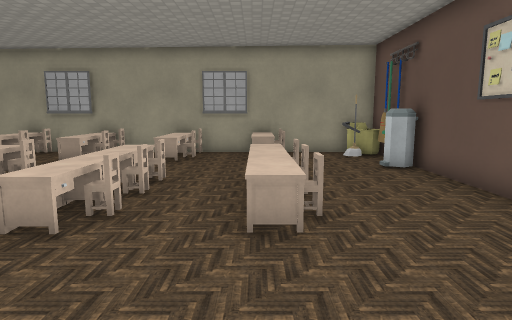
[1] (above)

16 first-person views from a walk through a level from a Godot 3-D game. The camera is 1.5 m above the floor, tilts 8° down and sees 75° across. The floor is counted in squares, 1 m on a side. Each view is taken from the middle of a square. On the plan, view 1 faces up. The plan holds only what a view shows up to about 15 squares ahead; the rest is blank. Some surface patterns are stand-ins.

[2]
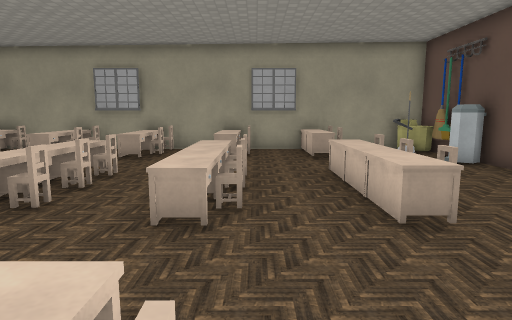

[3]
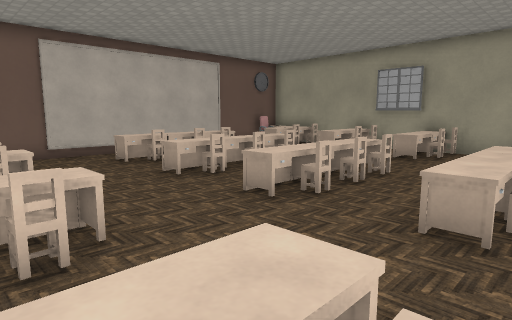

[4]
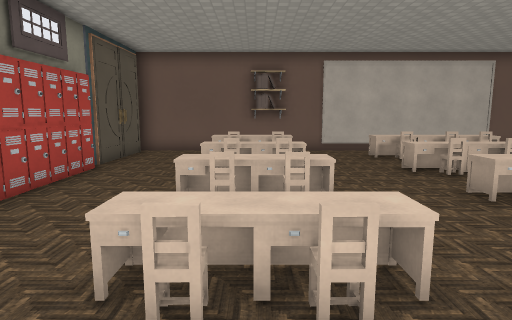

[5]
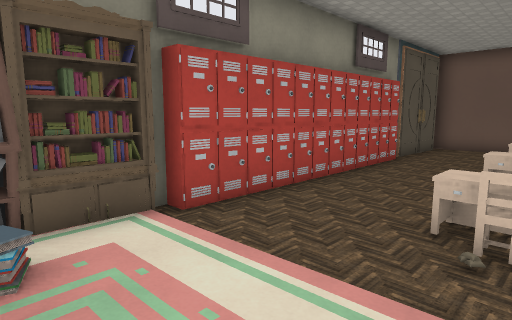

[6]
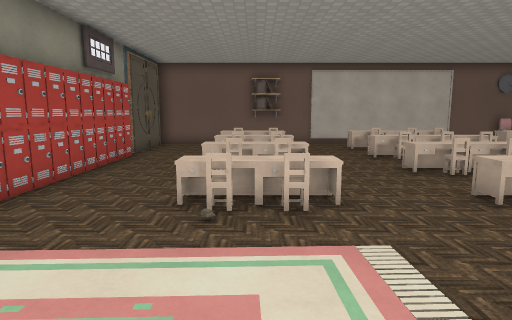

[7]
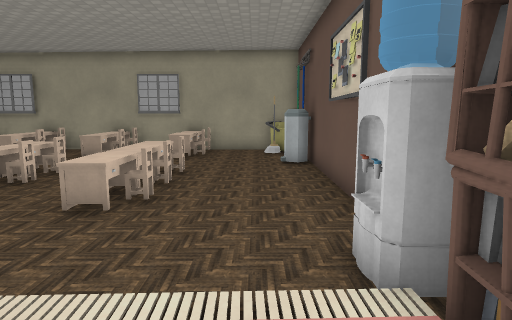

[8]
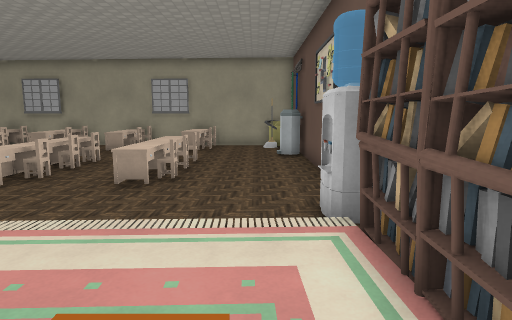

[9]
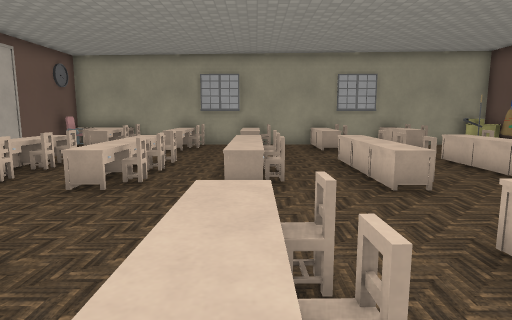

[10]
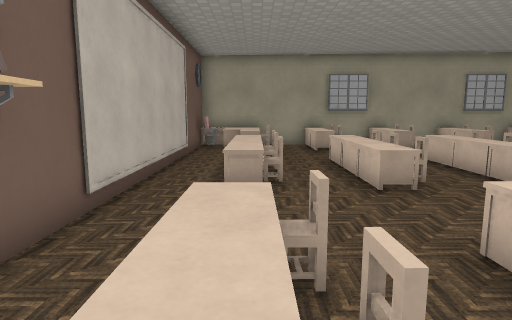

[11]
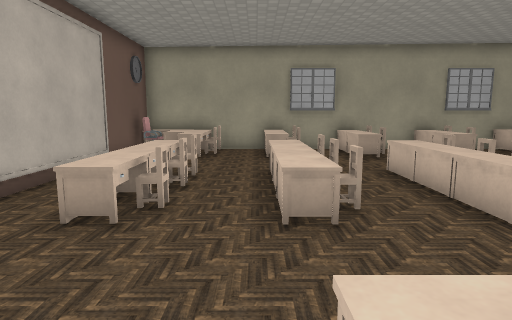

[12]
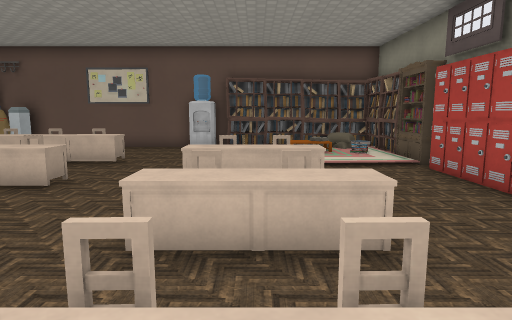

[13]
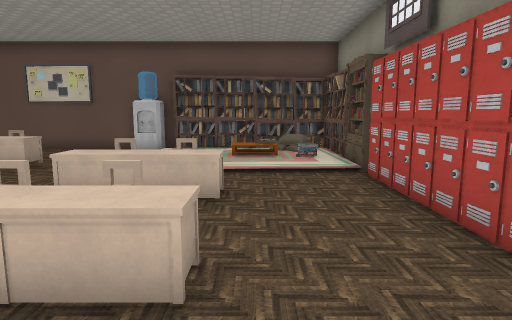

[14]
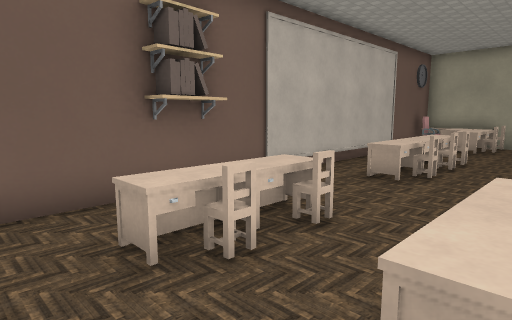

[15]
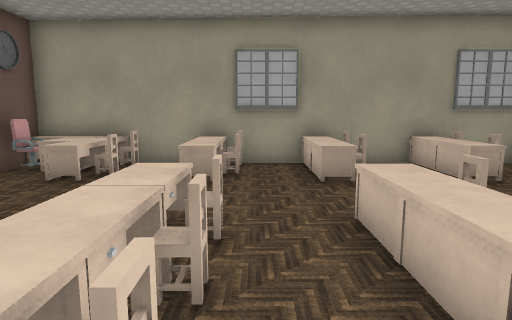

[16]
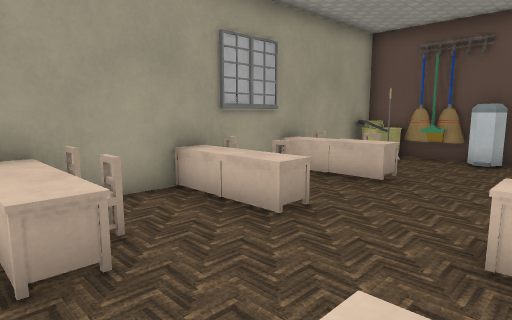

### Floor plan
Points are (right, up) in squares from view 1. A wall is a line through its corners. A room is listed if a view was taken in it or the views show most of it. See-through windows are left out.
Room 1 (views 1, 2, 3, 4, 5, 6, 7, 8, 9, 10, 11, 12, 13, 14, 15, 16)
walls: (-6.7, 13.8) (-8.7, 13.9); (-8.4, 14) (-13.5, 14.1); (-14.1, 0) (-14.6, -0.1); (4.4, 0.4) (4.4, 1.1); (-14.7, 1) (-14.5, -0.1); (4.8, 1.1) (4.8, 10.4); (4.5, 0.1) (4.4, 1.1); (-9.9, -4.8) (-1, -4.7) (-1, -5.3); (4.5, -0.5) (4.7, 1.1) (4.2, 1.1); (4.3, -0.9) (4.4, -0.9); (4.4, -0.8) (4.2, -0.3) (4.4, 0.5) (4.2, 1.2); (1.1, -4.6) (1.6, -4.8); (1.1, -4.7) (4.2, -4.7) (4.4, -2.7); (4.5, -1.5) (4.4, -0.5); (1.2, -4.7) (1.8, -4.6); (4.4, 11.7) (4.5, 12.2); (4.3, -2) (4.5, -1.4) (4.4, -1); (4.4, 11.9) (4.6, 12.4); (4.8, 11.4) (4.8, 13.9) (-7.6, 14); (4.5, 11.9) (4.6, 12.5); (2.1, -4.8) (2.4, -4.9) (3, -4.7); (4.2, -3) (4.5, -0.6); (4.5, -3.1) (4.4, -2.1); (4.5, -3.5) (4.5, -2); (4.2, -4.1) (4.5, -2.8) (4.2, -1.6) (4.4, -0.7) (4.2, 0.8); (4.3, -4.1) (4.2, -3.6); (-14.5, 14.1) (-14.5, -5.1); (4.8, -3.9) (4.8, -2); (-14, -4.8) (-10.4, -4.8); (4.5, -4.6) (4.3, -3.2); (4.2, -5) (4.3, 1.2); (4.5, -5) (4.5, -3.7); (4.7, -4.9) (4.7, 1.1); (4.8, -4.9) (4.8, -4)
ways out: closed door at (-12.5, -5)
objects: chair (-14, 13); desk (-14, 14); desk (-13, 11) to (-12, 12); desk (-13, 13) to (-12, 13); desk (-12, -1); desk (-12, 0) to (-12, 1); desk (-12, 5); desk (-12, 6); desk (-12, 7) to (-12, 8); chair (-11, -1); chair (-11, 1); chair (-11, 5); chair (-11, 7); chair (-11, 8); chair (-11, 12); chair (-11, 14); desk (-9, -1); desk (-9, 0) to (-9, 1); desk (-9, 4) to (-9, 5); desk (-9, 6); desk (-9, 7) to (-9, 8); desk (-9, 11) to (-9, 12); desk (-9, 13); chair (-8, -1); chair (-8, 1); chair (-8, 5); chair (-8, 7); chair (-8, 8); chair (-8, 12); chair (-8, 14); desk (-6, -1); desk (-6, 0) to (-6, 1); desk (-6, 4) to (-6, 5); desk (-6, 6); desk (-6, 7) to (-6, 8); desk (-6, 11) to (-6, 12); desk (-6, 13); chair (-5, -1); chair (-5, 1); chair (-5, 5); chair (-5, 7); chair (-5, 8); chair (-5, 12); chair (-5, 13); desk (-3, -1); desk (-3, 0) to (-3, 1); desk (-3, 4) to (-3, 5); desk (-3, 6); desk (-3, 7) to (-3, 8); desk (-3, 11) to (-3, 12); desk (-3, 13); chair (-2, -1); chair (-2, 1); chair (-2, 5); chair (-2, 7); chair (-2, 8); chair (-2, 12); chair (-2, 13); bookshelf (0, -5); desk (0, 4) to (0, 5); desk (0, 6) to (0, 7); desk (0, 8); desk (0, 11) to (0, 12); desk (0, 13); chair (1, 5); chair (1, 7); chair (1, 8); chair (1, 12); other object (1, 13); water cooler (4, 2); bin (4, 10); bucket (4, 13)

Positions as (right, up) in squares from view 1, and headings:
1: (0, 0), facing up
2: (-2, 0), facing up
3: (-2, 0), facing up-left
4: (0, 0), facing left
5: (2, 0), facing down-left
6: (3, 0), facing left
7: (3, -1), facing up
8: (3, -3), facing up
9: (-6, -2), facing up
10: (-12, -2), facing up
11: (-10, 0), facing up
12: (-10, 0), facing right
13: (-9, -2), facing right
14: (-9, -3), facing up-left
15: (-8, 4), facing up
16: (-7, 8), facing up-right
